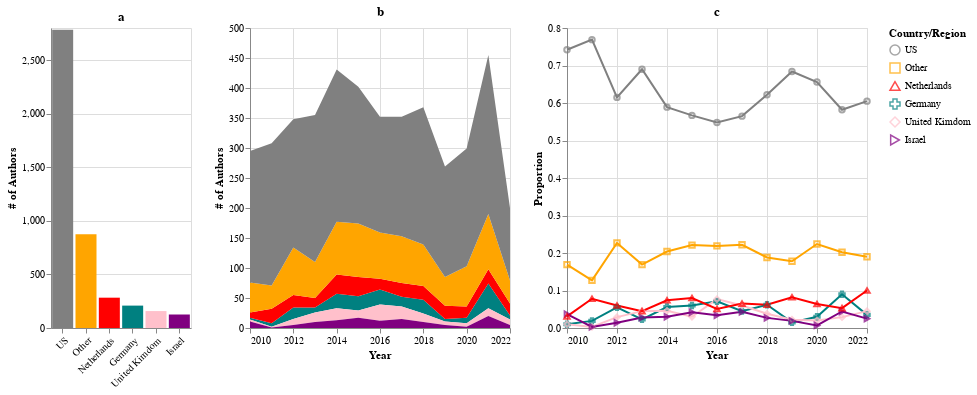

Notebook code for this chart:
### Code cell
chart1 = alt.hconcat(
    country_dist_chart,
    country_stacked_chart,
    country_prop_ts_chart,
)

chart1

### Figure 1 — Vega-Lite specification as saved in the notebook (floating-point values rounded to 4 significant figures)
{"config": {"view": {"continuousWidth": 400, "continuousHeight": 300}}, "hconcat": [{"data": {"name": "data-5c0e349f6e75862a4ad2a0744331bf9d"}, "mark": "bar", "encoding": {"color": {"field": "countrypred_new", "legend": null, "scale": {"domain": ["US", "Other", "Netherlands", "Germany", "United Kimdom", "Israel"], "range": ["grey", "orange", "red", "teal", "pink", "purple"]}, "title": "Country/Region", "type": "nominal"}, "x": {"axis": {"labelAngle": -45}, "field": "countrypred_new", "sort": "-y", "title": null, "type": "nominal"}, "y": {"field": "freq", "title": "# of Authors", "type": "quantitative"}}, "height": 300, "title": "a", "width": 140}, {"data": {"name": "data-4582d06ddd45e8201e05f9691a899738"}, "mark": "area", "encoding": {"color": {"field": "country", "legend": null, "scale": {"domain": ["US", "Other", "Netherlands", "Germany", "United Kimdom", "Israel"], "range": ["grey", "orange", "red", "teal", "pink", "purple"]}, "title": "Country/Region", "type": "nominal"}, "x": {"field": "year", "title": "Year", "type": "temporal"}, "y": {"field": "freq", "title": "# of Authors", "type": "quantitative"}}, "height": 300, "title": "b", "width": 260}, {"layer": [{"mark": "line", "encoding": {"color": {"field": "country", "legend": null, "scale": {"domain": ["US", "Other", "Netherlands", "Germany", "United Kimdom", "Israel"], "range": ["grey", "orange", "red", "teal", "pink", "purple"]}, "type": "nominal"}, "x": {"field": "year", "title": "Year", "type": "temporal"}, "y": {"field": "prop", "title": "Proportion", "type": "quantitative"}}}, {"mark": "point", "encoding": {"color": {"field": "country", "scale": {"domain": ["US", "Other", "Netherlands", "Germany", "United Kimdom", "Israel"], "range": ["grey", "orange", "red", "teal", "pink", "purple"]}, "title": "Country/Region", "type": "nominal"}, "shape": {"field": "country", "scale": {"domain": ["US", "Other", "Netherlands", "Germany", "United Kimdom", "Israel"]}, "type": "nominal"}, "x": {"field": "year", "title": "Year", "type": "temporal"}, "y": {"field": "prop", "title": "Proportion", "type": "quantitative"}}}], "data": {"name": "data-4582d06ddd45e8201e05f9691a899738"}, "height": 300, "resolve": {"scale": {"color": "independent", "shape": "independent"}}, "title": "c", "width": 300}], "$schema": "https://vega.github.io/schema/vega-lite/v4.17.0.json", "datasets": {"data-5c0e349f6e75862a4ad2a0744331bf9d": [{"countrypred_new": "US", "freq": 2784, "prop": 0.628}, {"countrypred_new": "Other", "freq": 874, "prop": 0.197}, {"countrypred_new": "Netherlands", "freq": 283, "prop": 0.064}, {"countrypred_new": "Germany", "freq": 209, "prop": 0.047}, {"countrypred_new": "United Kimdom", "freq": 158, "prop": 0.036}, {"countrypred_new": "Israel", "freq": 126, "prop": 0.028}], "data-4582d06ddd45e8201e05f9691a899738": [{"year": "2010-01-01T00:00:00", "country": "Germany", "freq": 3, "year total": 295, "prop": 0.01}, {"year": "2010-01-01T00:00:00", "country": "United Kimdom", "freq": 3, "year total": 295, "prop": 0.01}, {"year": "2010-01-01T00:00:00", "country": "Israel", "freq": 11, "year total": 295, "prop": 0.037}, {"year": "2010-01-01T00:00:00", "country": "Netherlands", "freq": 9, "year total": 295, "prop": 0.031}, {"year": "2010-01-01T00:00:00", "country": "Other", "freq": 50, "year total": 295, "prop": 0.169}, {"year": "2010-01-01T00:00:00", "country": "US", "freq": 219, "year total": 295, "prop": 0.742}, {"year": "2011-01-01T00:00:00", "country": "Germany", "freq": 6, "year total": 308, "prop": 0.019}, {"year": "2011-01-01T00:00:00", "country": "United Kimdom", "freq": 1, "year total": 308, "prop": 0.003}, {"year": "2011-01-01T00:00:00", "country": "Israel", "freq": 1, "year total": 308, "prop": 0.003}, {"year": "2011-01-01T00:00:00", "country": "Netherlands", "freq": 24, "year total": 308, "prop": 0.078}, {"year": "2011-01-01T00:00:00", "country": "Other", "freq": 39, "year total": 308, "prop": 0.127}, {"year": "2011-01-01T00:00:00", "country": "US", "freq": 237, "year total": 308, "prop": 0.769}, {"year": "2012-01-01T00:00:00", "country": "Germany", "freq": 19, "year total": 348, "prop": 0.055}, {"year": "2012-01-01T00:00:00", "country": "United Kimdom", "freq": 10, "year total": 348, "prop": 0.029}, {"year": "2012-01-01T00:00:00", "country": "Israel", "freq": 5, "year total": 348, "prop": 0.014}, {"year": "2012-01-01T00:00:00", "country": "Netherlands", "freq": 21, "year total": 348, "prop": 0.06}, {"year": "2012-01-01T00:00:00", "country": "Other", "freq": 79, "year total": 348, "prop": 0.227}, {"year": "2012-01-01T00:00:00", "country": "US", "freq": 214, "year total": 348, "prop": 0.615}, {"year": "2013-01-01T00:00:00", "country": "Germany", "freq": 8, "year total": 355, "prop": 0.023}, {"year": "2013-01-01T00:00:00", "country": "United Kimdom", "freq": 16, "year total": 355, "prop": 0.045}, {"year": "2013-01-01T00:00:00", "country": "Israel", "freq": 10, "year total": 355, "prop": 0.028}, {"year": "2013-01-01T00:00:00", "country": "Netherlands", "freq": 16, "year total": 355, "prop": 0.045}, {"year": "2013-01-01T00:00:00", "country": "Other", "freq": 60, "year total": 355, "prop": 0.169}, {"year": "2013-01-01T00:00:00", "country": "US", "freq": 245, "year total": 355, "prop": 0.69}, {"year": "2014-01-01T00:00:00", "country": "Germany", "freq": 24, "year total": 431, "prop": 0.056}, {"year": "2014-01-01T00:00:00", "country": "United Kimdom", "freq": 20, "year total": 431, "prop": 0.046}, {"year": "2014-01-01T00:00:00", "country": "Israel", "freq": 13, "year total": 431, "prop": 0.03}, {"year": "2014-01-01T00:00:00", "country": "Netherlands", "freq": 32, "year total": 431, "prop": 0.074}, {"year": "2014-01-01T00:00:00", "country": "Other", "freq": 88, "year total": 431, "prop": 0.204}, {"year": "2014-01-01T00:00:00", "country": "US", "freq": 254, "year total": 431, "prop": 0.589}, {"year": "2015-01-01T00:00:00", "country": "Germany", "freq": 24, "year total": 402, "prop": 0.06}, {"year": "2015-01-01T00:00:00", "country": "United Kimdom", "freq": 12, "year total": 402, "prop": 0.03}, {"year": "2015-01-01T00:00:00", "country": "Israel", "freq": 17, "year total": 402, "prop": 0.042}, {"year": "2015-01-01T00:00:00", "country": "Netherlands", "freq": 32, "year total": 402, "prop": 0.08}, {"year": "2015-01-01T00:00:00", "country": "Other", "freq": 89, "year total": 402, "prop": 0.221}, {"year": "2015-01-01T00:00:00", "country": "US", "freq": 228, "year total": 402, "prop": 0.567}, {"year": "2016-01-01T00:00:00", "country": "Germany", "freq": 25, "year total": 352, "prop": 0.071}, {"year": "2016-01-01T00:00:00", "country": "United Kimdom", "freq": 27, "year total": 352, "prop": 0.077}, {"year": "2016-01-01T00:00:00", "country": "Israel", "freq": 12, "year total": 352, "prop": 0.034}, {"year": "2016-01-01T00:00:00", "country": "Netherlands", "freq": 18, "year total": 352, "prop": 0.051}, {"year": "2016-01-01T00:00:00", "country": "Other", "freq": 77, "year total": 352, "prop": 0.219}, {"year": "2016-01-01T00:00:00", "country": "US", "freq": 193, "year total": 352, "prop": 0.548}, {"year": "2017-01-01T00:00:00", "country": "Germany", "freq": 16, "year total": 352, "prop": 0.045}, {"year": "2017-01-01T00:00:00", "country": "United Kimdom", "freq": 21, "year total": 352, "prop": 0.06}, {"year": "2017-01-01T00:00:00", "country": "Israel", "freq": 15, "year total": 352, "prop": 0.043}, {"year": "2017-01-01T00:00:00", "country": "Netherlands", "freq": 23, "year total": 352, "prop": 0.065}, {"year": "2017-01-01T00:00:00", "country": "Other", "freq": 78, "year total": 352, "prop": 0.222}, {"year": "2017-01-01T00:00:00", "country": "US", "freq": 199, "year total": 352, "prop": 0.565}, {"year": "2018-01-01T00:00:00", "country": "Germany", "freq": 23, "year total": 368, "prop": 0.062}, {"year": "2018-01-01T00:00:00", "country": "United Kimdom", "freq": 14, "year total": 368, "prop": 0.038}, {"year": "2018-01-01T00:00:00", "country": "Israel", "freq": 10, "year total": 368, "prop": 0.027}, {"year": "2018-01-01T00:00:00", "country": "Netherlands", "freq": 23, "year total": 368, "prop": 0.062}, {"year": "2018-01-01T00:00:00", "country": "Other", "freq": 69, "year total": 368, "prop": 0.188}, {"year": "2018-01-01T00:00:00", "country": "US", "freq": 229, "year total": 368, "prop": 0.622}, {"year": "2019-01-01T00:00:00", "country": "Germany", "freq": 4, "year total": 269, "prop": 0.015}, {"year": "2019-01-01T00:00:00", "country": "United Kimdom", "freq": 6, "year total": 269, "prop": 0.022}, {"year": "2019-01-01T00:00:00", "country": "Israel", "freq": 5, "year total": 269, "prop": 0.019}, {"year": "2019-01-01T00:00:00", "country": "Netherlands", "freq": 22, "year total": 269, "prop": 0.082}, {"year": "2019-01-01T00:00:00", "country": "Other", "freq": 48, "year total": 269, "prop": 0.178}, {"year": "2019-01-01T00:00:00", "country": "US", "freq": 184, "year total": 269, "prop": 0.684}, {"year": "2020-01-01T00:00:00", "country": "Germany", "freq": 9, "year total": 299, "prop": 0.03}, {"year": "2020-01-01T00:00:00", "country": "United Kimdom", "freq": 6, "year total": 299, "prop": 0.02}, {"year": "2020-01-01T00:00:00", "country": "Israel", "freq": 2, "year total": 299, "prop": 0.007}, {"year": "2020-01-01T00:00:00", "country": "Netherlands", "freq": 19, "year total": 299, "prop": 0.064}, {"year": "2020-01-01T00:00:00", "country": "Other", "freq": 67, "year total": 299, "prop": 0.224}, {"year": "2020-01-01T00:00:00", "country": "US", "freq": 196, "year total": 299, "prop": 0.656}, {"year": "2021-01-01T00:00:00", "country": "Germany", "freq": 41, "year total": 455, "prop": 0.09}, {"year": "2021-01-01T00:00:00", "country": "United Kimdom", "freq": 13, "year total": 455, "prop": 0.029}, {"year": "2021-01-01T00:00:00", "country": "Israel", "freq": 20, "year total": 455, "prop": 0.044}, {"year": "2021-01-01T00:00:00", "country": "Netherlands", "freq": 24, "year total": 455, "prop": 0.053}, {"year": "2021-01-01T00:00:00", "country": "Other", "freq": 92, "year total": 455, "prop": 0.202}, {"year": "2021-01-01T00:00:00", "country": "US", "freq": 265, "year total": 455, "prop": 0.582}, {"year": "2022-01-01T00:00:00", "country": "Germany", "freq": 7, "year total": 200, "prop": 0.035}, {"year": "2022-01-01T00:00:00", "country": "United Kimdom", "freq": 9, "year total": 200, "prop": 0.045}, {"year": "2022-01-01T00:00:00", "country": "Israel", "freq": 5, "year total": 200, "prop": 0.025}, {"year": "2022-01-01T00:00:00", "country": "Netherlands", "freq": 20, "year total": 200, "prop": 0.1}, {"year": "2022-01-01T00:00:00", "country": "Other", "freq": 38, "year total": 200, "prop": 0.19}, {"year": "2022-01-01T00:00:00", "country": "US", "freq": 121, "year total": 200, "prop": 0.605}]}}
